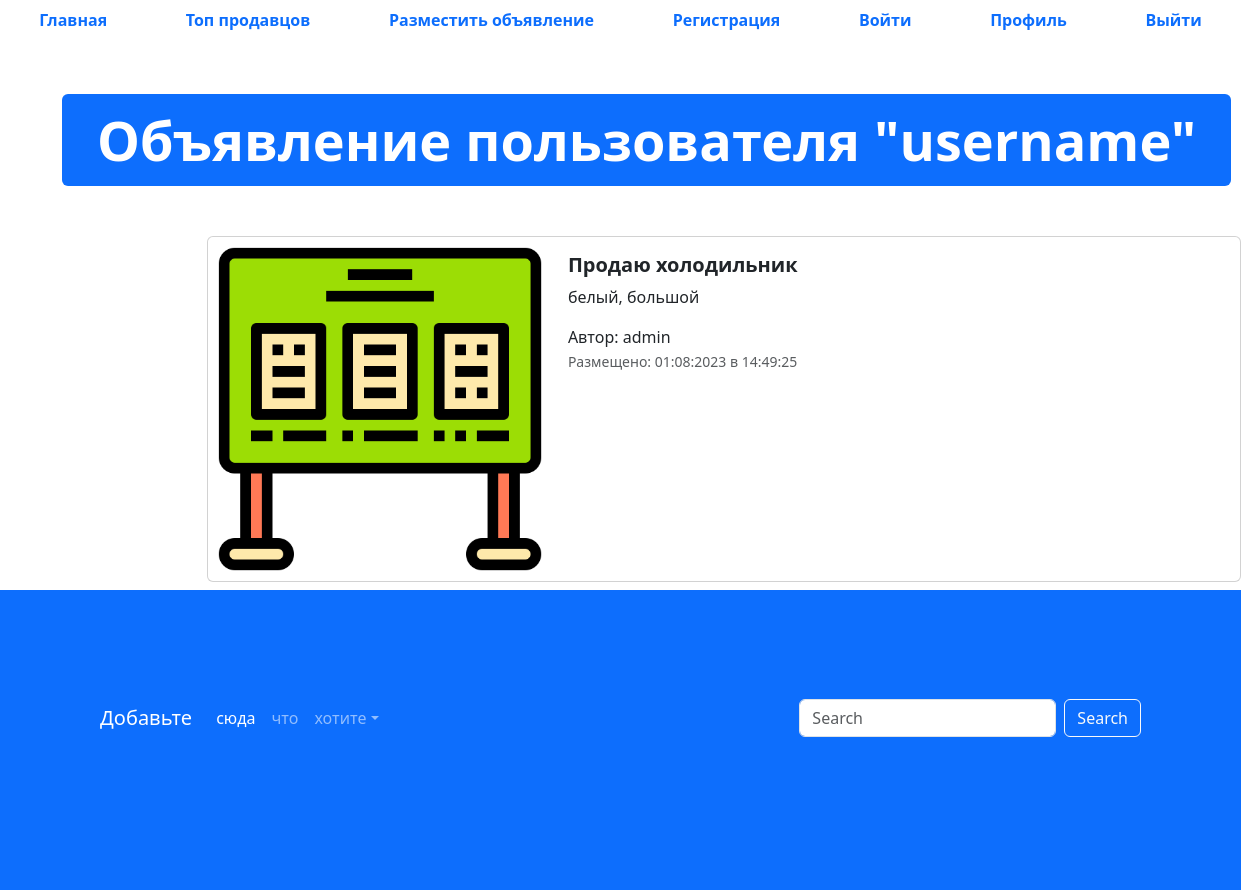
Page /advertisement/2 on the earlier database version.
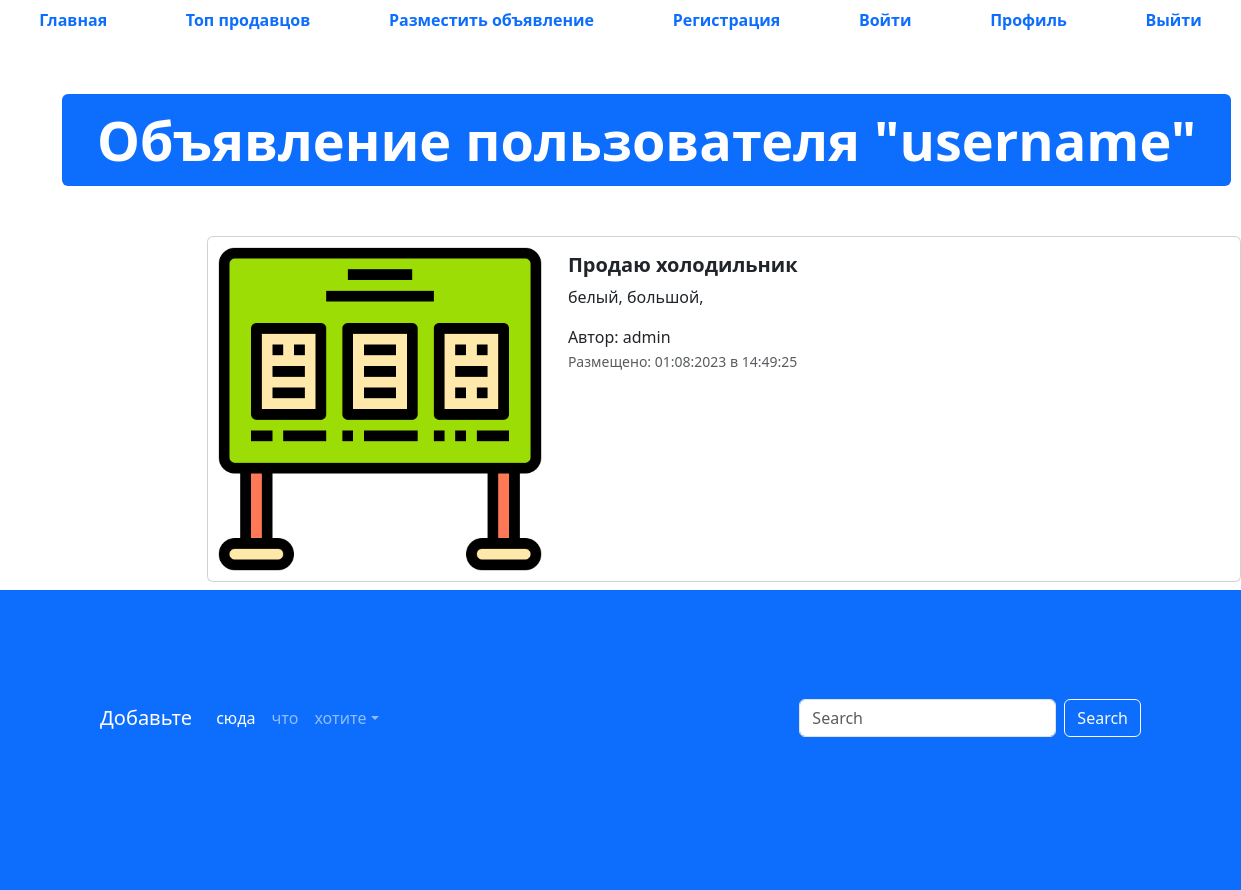
Same page on the later database version.
### app/models.py (models this page shows, shortened)
class Adverisement(models.Model):
    user = models.ForeignKey(to = User, verbose_name="Пользователь", on_delete=models.CASCADE)
    title = models.CharField("Название", max_length=128)
    description = models.TextField("Описание")
    price = models.DecimalField("Цена", max_digits=10, decimal_places=2)
    auction = models.BooleanField("Торг", help_text="Отметьте, если торг уместен")
    created_ad = models.DateTimeField(auto_now_add=True)
    updated_at = models.DateTimeField(auto_now=True)
    image = models.ImageField("Изображение", upload_to="advertisement/")
    @admin.display(description="Дата создания")
    def created_date(self):
        if self.created_ad.date() == timezone.now().date():
            created_time = self.created_ad.time().strftime("%H:%M:%S")
            return format_html(
                '<span style="color:pink; font-weight: bold;">Сегодня в {}</span>', created_time
            )
        return self.created_ad.strftime("%d:%m:%Y в %H:%M:%S")
    class Meta:
        db_table = "advertisements"

### app/views.py (the view)
# urls.py: path('advertisement/<int:pk>', advertisements_detail, name="adv-detail")
def advertisements_detail(request, pk):
    advertisement = Adverisement.objects.get(id=pk)
    context = {"advertisement": advertisement}
    return render(request, "app/advertisement.html", context)

### templates/app/advertisement.html (shortened to what this page needs)
  {% extends "base.html" %}
  {% load static %}
  {% block content %}
  <ul class="nav nav-pills sticky-top bg-white nav-fill">
    <li class="nav-item">
      <a class="nav-link" href="{% url 'main-page' %}">
        <span style="font-weight: bold;">Главная</span>
      </a>
    </li>
    <li class="nav-item">
      <a class="nav-link" href="{% url 'top_sellers' %}"><span style="font-weight: bold;">Топ продавцов</span>
      </a>
    </li>
    <li class="nav-item">
      <a class="nav-link" href="{% url 'advertisement_post' %}">
        <span style="font-weight: bold;">Разместить объявление</span>
      </a>
    </li>
    <li class="nav-item">
      <a class="nav-link" href="register.html">
        <span style="font-weight: bold;">Регистрация</span>
      </a>
    </li>
    <li class="nav-item">
      <a class="nav-link" href="login.html">
        <span style="font-weight: bold;">Войти</span>
      </a>
    </li>
    <li class="nav-item">
      <a class="nav-link" href="profile.html">
        <span style="font-weight: bold;">Профиль</span>
      </a>
    </li>
    <li class="nav-item">
      <a class="nav-link" href="#">
        <span style="font-weight: bold;">Выйти</span>
      </a>
    </li>
  </ul>
  <div class="container" style="margin: 50px;">
    <div class="display-2">
      <span class="badge bg-primary">Объявление пользователя "username"</span>
    </div>
  </div>
  <div class="col offset-2">
    <div class="card mb-2" style="max-width: 1200px; margin-top: 20px;">
      <div class="row g-0">
        <div class="col-md-4">
          <a href="#" class="nav-link">
            <img src="{%if advertisement.image != '1' %} {{ advertisement.image.url }} {% else %} {% static 'img/comercial.png'%} {%endif%}" class="img-fluid rounded-start" alt="Card title">
          </a>
        </div>
        <div class="col">
          <div class="card-body">
            <h5 class="card-title">
              <a href="#" class="nav-link"><strong>{{ advertisement.title }}</strong></a>
            </h5>
            <p class="card-text">
              {{ advertisement.description }}
            </p>
            <span>Автор: {{advertisement.user}}</span>
            <p class="card-text"><small class="text-muted">Размещено: {{advertisement.created_date}}</small></p>
          </div>
        </div>
      </div>
    </div>
  </div>
  <footer style="padding: 100px; min-height: 300px;" class="bg-primary">
    <nav class="navbar navbar-expand-sm navbar-dark">
      <a class="navbar-brand" href="#">Добавьте</a>
      <div class="collapse navbar-collapse" id="collapsibleNavId">
        <ul class="navbar-nav me-auto mt-2 mt-lg-0">
          <li class="nav-item">
            <a class="nav-link active" href="#" aria-current="page">сюда</a>
          </li>
          <li class="nav-item">
            <a class="nav-link" href="#">что</a>
          </li>
          <li class="nav-item dropdown">
            <a class="nav-link dropdown-toggle" href="#" id="dropdownId" data-bs-toggle="dropdown" aria-haspopup="true"
              aria-expanded="false">хотите</a>
          </li>
        </ul>
        <form class="d-flex my-2 my-lg-0">
          <input class="form-control me-sm-2" type="text" placeholder="Search">
          <button class="btn btn-outline-light my-2 my-sm-0" type="submit">Search</button>
        </form>
      </div>
    </nav>
  </footer>
  {% endblock %}

Differences in the rows shown:
changed Adverisement "Продаю холодильник": description "белый, большой" → "белый, большой,"
